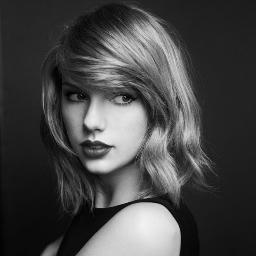
#> input picture Project1/project1/project1/data/proj1-task1.jpg, 256 x 256 px
$ python task1.py
#> lines starting #> are read from the running program, lines starting #| are printed output that depends on the picture
### Project1/project1/project1/utils.py
import copy

import cv2


def zero_pad(img, pwx, pwy):
    """Pads a given image with zero at the border."""
    padded_img = copy.deepcopy(img)
    for i in range(pwx):
        padded_img.insert(0, [0 for value in enumerate(padded_img[i])])
        padded_img.insert(len(padded_img), [0 for value in enumerate(padded_img[-1])])
    for i, row in enumerate(padded_img):
        for j in range(pwy):
            row.insert(0, 0)
            row.insert(len(row), 0)
    return padded_img

# [48 lines left out: functions crop, elementwise_add, elementwise_sub, elementwise_mul, elementwise_div, flip_x, not called in this run]

def flip_y(img):
    """Flips a given image along y axis."""
    flipped_img = copy.deepcopy(img)
    center = int(len(img[0]) / 2)
    for i, row in enumerate(img):
        for j in range(center):
            flipped_img[i][j] = img[i][(len(img[0]) - 1) - j]
            flipped_img[i][(len(img[0]) - 1) - j] = img[i][j]
    return flipped_img

def flip2d(img, axis=None):
    """Flips an image along a given axis.

    Hints:
        Use the function flip_x and flip_y.

    Args:
        img: nested list (int), the image to be flipped.
        axis (int or None): the axis along which img is flipped.
            if axix is None, img is flipped both along x axis and y axis.

    Returns:
        flipped_img: nested list (int), the flipped image.
    """
    # TODO: implement this function.
    # raise NotImplementedError
    if axis == 0:
        flipped_img = flip_x(img)
    elif axis == 1:
        flipped_img = flip_y(img)
    else:
        flipped_img = flip_x(img)
        flipped_img = flip_y(flipped_img)
    return flipped_img

### Project1/project1/project1/task1.py
"""
Image Filtering
(Due date: Sep. 25, 3 P.M., 2019)

The goal of this task is to experiment with image filtering and familiarize you with 'tricks', e.g., padding, commonly used by computer vision 'researchers'.

Please complete all the functions that are labelled with '# TODO'. Steps to complete those functions are provided to make your lives easier. When implementing those functions, comment the lines 'raise NotImplementedError' instead of deleting them. The functions defined in 'utils.py'
are building blocks you could use when implementing the functions labelled with 'TODO'.

I strongly suggest you read the function 'zero_pad' and 'crop' that are defined in 'utils.py'. You will need them!

Do NOT modify the code provided to you.
Do NOT use ANY API provided by opencv (cv2) and numpy (np) in your code.
Do NOT import ANY library (function, module, etc.).
"""

import argparse
import copy
import os

import cv2
import numpy as np

import utils

# low_pass filter and high-pass filter
low_pass = [[1/16, 1/8, 1/16], [1/8, 1/4, 1/8], [1/16, 1/8, 1/16]]
high_pass = [[-1/8, -1/8, -1/8], [-1/8, 2, -1/8], [-1/8, -1/8, -1/8]]


def parse_args():
    parser = argparse.ArgumentParser(description="cse 473/573 project 1.")
    parser.add_argument(
        "--img-path",
        type=str,
        default="./data/proj1-task1.jpg",
        help="path to the image"
    )
    parser.add_argument(
        "--filter",
        type=str,
        default="high-pass",
        choices=["low-pass", "high-pass"],
        help="type of filter"
    )
    parser.add_argument(
        "--result-saving-dir",
        dest="rs_dir",
        type=str,
        default="./results/",
        help="directory to which results are saved (do not change this arg)"
    )
    args = parser.parse_args()
    return args


def read_image(img_path, show=False):
    """Reads an image into memory as a grayscale array.
    """
    img = cv2.imread(img_path, cv2.IMREAD_GRAYSCALE)
    if not img.dtype == np.uint8:
        pass

    if show:
        show_image(img)

    img = [list(row) for row in img]
    return img

def show_image(img, delay=1000):
    """Shows an image.
    """
    cv2.namedWindow('image', cv2.WINDOW_AUTOSIZE)
    cv2.imshow('image', img)
    cv2.waitKey(delay)
    cv2.destroyAllWindows()

def write_image(img, img_saving_path):
    """Writes an image to a given path.
    """
    if isinstance(img, list):
        img = np.asarray(img, dtype=np.uint8)
    elif isinstance(img, np.ndarray):
        if not img.dtype == np.uint8:
            assert np.max(img) <= 1, "Maximum pixel value {:.3f} is greater than 1".format(np.max(img))
            img = (255 * img).astype(np.uint8)
    else:
        raise TypeError("img is neither a list nor a ndarray.")

    cv2.imwrite(img_saving_path, img)

def convolve2d(img, kernel):
    """Convolves a given image and a given kernel.

    Steps:
        (1) flips the kernel
        (2) pads the image # IMPORTANT
            this step handles pixels along the border of the image, and ensures that the output image is of the same size as the input image
        (3) calucates the convolved image using nested for loop

    Args:
        img: nested list (int), image.
        kernel: nested list (int), kernel.

    Returns:
        img_conv: nested list (int), convolved image.
    """
    kernel = utils.flip2d(kernel,1)
    old_len = len(img)
    #zeropad
    flipped_img = utils.zero_pad(img,1,1)
    i = 0
    j = 0

    new_len = len(flipped_img)
    new_img = [[0 for x in range(new_len)] for y in range(new_len)]

    for i in range(old_len):
        for j in range(old_len):
            # print(flipped_img[20][40])
            new_img[i][j] = flipped_img[i][j] * kernel[0][0] + flipped_img[i][j+1] * kernel[0][1] + flipped_img[i][j+2] * kernel[0][2]
            + flipped_img[i+1][j] * kernel[1][0] + flipped_img[i+1][j+1] * kernel[1][1] + flipped_img[i+1][j+2] * kernel[1][2]
            + flipped_img[i+2][j] * kernel[2][0] + flipped_img[i+2][j+1] * kernel[2][1] + flipped_img[i+2][j+2] * kernel[2][2]

    return new_img

    # TODO: implement this function.
    # raise NotImplementedError

def main():
    args = parse_args()

    img = read_image(args.img_path)
#> in read_image, img is the input picture: shape (256, 256); min 0, max 243, mean 68.9
#> in read_image, `img = [list(row) for row in img]`: img = 256 items
#> img = 256 items

    # img = utils.zero_pad(img,1,1)

    # print(len(img))
    # print(len(img[0]))

    if args.filter == "low-pass":
        kernel = low_pass
    elif args.filter == "high-pass":
        kernel = high_pass
    else:
        raise ValueError("Filter type not recognized.")

    if not os.path.exists(args.rs_dir):
        os.makedirs(args.rs_dir)

    filtered_img = convolve2d(img, kernel)
#> in convolve2d, `old_len = len(img)`: old_len = 256
#> in zero_pad, `padded_img = copy.deepcopy(img)`: padded_img = 256 items
#> after the loop in zero_pad, `for i in range(pwx):`: padded_img = 258 items
#> in convolve2d, `new_len = len(flipped_img)`: new_len = 258
#> after the loop in convolve2d, `for i in range(old_len):`: new_img = 258 items
#> filtered_img = 258 items
    write_image(filtered_img, os.path.join(args.rs_dir, "{}.jpg".format(args.filter)))
#> in write_image, `img = np.asarray(img, dtype=np.uint8)`:
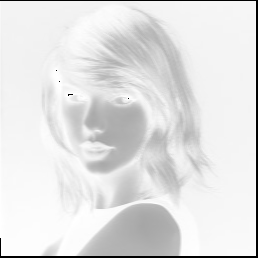
#> img: shape (258, 258); min 0, max 255, mean 226.1


if __name__ == "__main__":
    main()

$ run again, with Project1/project1/project1/data/proj1-task2.jpg copied over Project1/project1/project1/data/proj1-task1.jpg
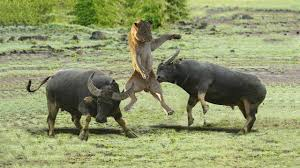
#> input picture Project1/project1/project1/data/proj1-task2.jpg, 300 x 168 px
#> in read_image, `img = cv2.imread(img_path, cv2.IMREAD_GRAYSCALE)`:
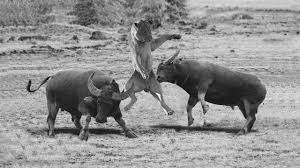
#> img: shape (168, 300); min 0, max 253, mean 145.4
#> in read_image, `img = [list(row) for row in img]`: img = 168 items
#> old_len = 168
#> in zero_pad, `padded_img = copy.deepcopy(img)`: padded_img = 168 items
#> after the loop in zero_pad, `for i in range(pwx):`: padded_img = 170 items
#> new_len = 170
#> after the loop in convolve2d, `for i in range(old_len):`: new_img = 170 items
#> in write_image, `img = np.asarray(img, dtype=np.uint8)`:
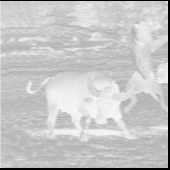
#> img: shape (170, 170); min 0, max 253, mean 198.4
